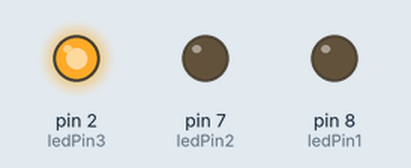
This sketch was run on a simulated Arduino Uno, built with avr-gcc and run on an emulated ATmega328P. Shown: output pins drawn as LEDs (lit = HIGH).

Above: at 0.2 s.
Timing chart, 0 to 3.0 s (numbered marks = the images above):
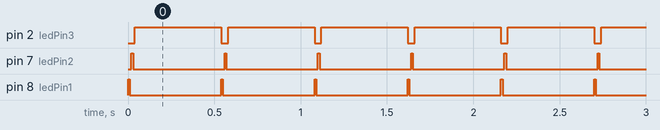

The sketch:

LED-RGB.ino
```cpp
// Definindo os pinos digitais que estão conectados aos LEDs
const int ledPin1 = 8;
const int ledPin2 = 7;
const int ledPin3 = 2;

void setup()
{
  // Configura os pinos digitais como saída
  pinMode(ledPin1, OUTPUT);
  pinMode(ledPin2, OUTPUT);
  pinMode(ledPin3, OUTPUT);
}

void loop()
{
  // Liga o primeiro LED
  digitalWrite(ledPin1, HIGH);
  delay(10); // Aguarda 0,5 segundo
  digitalWrite(ledPin1, LOW);
  delay(10); // Aguarda 0,5 segundo
  digitalWrite(ledPin2, HIGH);
  delay(10); // Aguarda 0,5 segundo
  digitalWrite(ledPin2, LOW);
  delay(10); // Aguarda 0,5 segundo
  digitalWrite(ledPin3, HIGH);
  delay(500); // Aguarda 0,5 segundo
  digitalWrite(ledPin3, LOW);
}
```

11.ino
```cpp

```

Measured:
- by itself, pin 2 (ledPin3): alternates HIGH for 0.50 s and LOW for 0.04 s
- by itself, pin 7 (ledPin2), pin 8 (ledPin1): alternates HIGH for 0.01 s and LOW for 0.53 s
